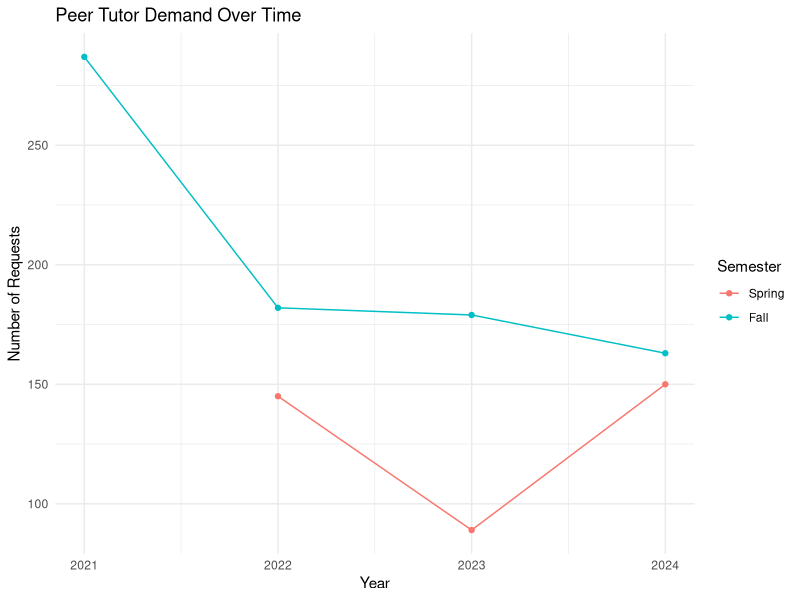
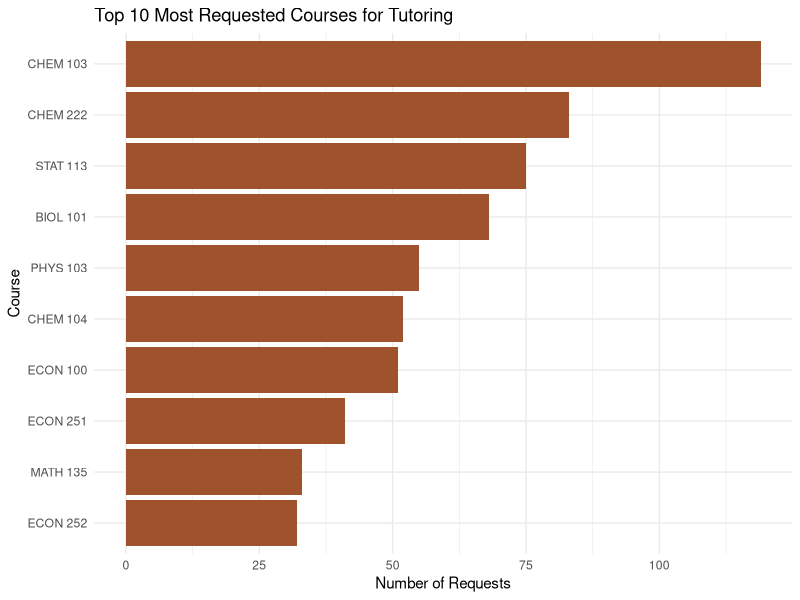
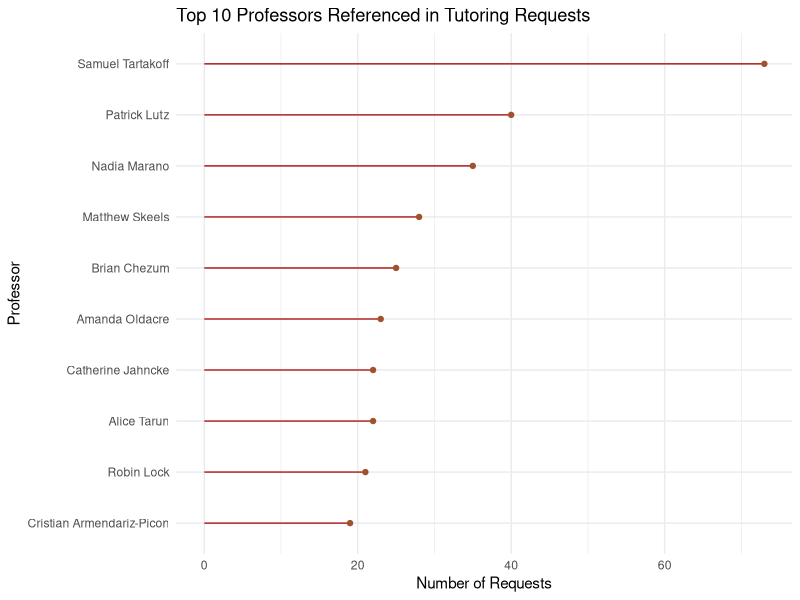

The R source for these figures, in order:
## ---- chunk 1
library(tidyverse)
library(here)
library(stringr)
library(lubridate)
request_df <- read_csv(here("data/PTRequest.csv"), col_names=FALSE)
## ---- chunk 2
request_clean = request_df |>
  rename(
    submission_date = X1,
    student_id = X2,
    subject = X3,
    professor = X4,
    notes = X5,
    semester = X6
  )
## ---- chunk 3
semester_count = request_clean |>
  group_by(semester)|>
  summarise(n=n())|>
  separate(semester, into = c("sem","year"), sep = " ")|>
  mutate(
    year = as.integer(year),
    sem = factor(sem, levels = c("Spring","Fall"))) |>
  arrange(year, sem)|>
  filter(!is.na(sem))


ggplot(semester_count, aes(x= year, y= n, color = sem, group = sem))+
  geom_line()+
  geom_point()+
  labs(
    title = "Peer Tutor Demand Over Time",
    x = "Year",
    y = "Number of Requests",
    color = "Semester") +
  theme_minimal()
## ---- chunk 4
subject_count = request_clean |>
  group_by(subject) |>
  summarise(n = n()) |>
  arrange(desc(n)) |>
  slice(1:10)

ggplot(subject_count, aes(x=reorder(subject,n), y = n))+
  geom_col(fill = "sienna")+
  coord_flip()+
  labs(
    title = "Top 10 Most Requested Courses for Tutoring",
    x = "Course",
    y = "Number of Requests")+
  theme_minimal()
## ---- chunk 5

# For this section I am using functions from 14.2.3 Subsetting Strings and 12.6 Case Study subsections of the book “R for Data Science”, published January 2017.https://r4ds.had.co.nz/index.html. Went throught the common typos that I was able to identify while observing the data.

request_clean2 = request_clean |>
  filter(!is.na(professor)) |>
  mutate(
    professor = stringr::str_to_lower(professor),
    professor = stringr::str_replace(professor, "dr. ", ""),
    professor = stringr::str_replace(professor, "dr . ", ""),
    professor = stringr::str_replace(professor, "prof . ", ""),
    professor = stringr::str_replace(professor, "dr ", ""),
    professor = stringr::str_replace(professor, "professor ", ""),
    professor = stringr::str_replace(professor, "prof ", ""),
    professor = stringr::str_replace(professor, ",", ""),
    professor= stringr::str_to_title(professor),
    professor = stringr::str_replace(professor, "Tartakoff", "Samuel Tartakoff"),
    professor = stringr::str_replace(professor, "Sam Tartakoff", "Samuel Tartakoff"),
    professor = stringr::str_replace(professor, "Tartacoff", "Samuel Tartakoff"),
    professor = stringr::str_replace(professor, "Samuel Samuel Tartakoff", "Samuel Tartakoff"),
    professor = stringr::str_replace(professor, "^Jahncke$", "Catherine Jahncke"),
    professor = stringr::str_replace(professor, "Armendariz-Picon", "Cristian Armendariz-Picon"),
    professor = stringr::str_replace(professor, "Cristian Cristian Armendariz-Picon", "Cristian Armendariz-Picon"),
    professor = stringr::str_replace(professor, "^Marano$", "Nadia Marano"),
    professor = stringr::str_replace(professor, "^Lutz$", "Patrick Lutz"),
    professor = stringr::str_replace(professor, "^Chezum$", "Brian Chezum"),
    professor = stringr::str_replace(professor, "^Oldacre$", "Amanda Oldacre"),
    professor = stringr::str_replace(professor, "^Tarun$", "Alice Tarun"),
    professor = stringr::str_replace(professor, "Patrick Patrick Lutz", "Patrick Lutz"),
    professor = stringr::str_replace(professor, "^Skeels$", "Matthew Skeels"),
    )

# I used 14.3.2 Anchors from the same book to make sure i dont get repeated names in the same string when trying to fix it. 


prof_count = request_clean2 |>
  group_by(professor)|>
  summarise(n=n())|>
  arrange(desc(n)) |>
  slice(1:10)

prof_count


ggplot(prof_count, aes(x = n, y = reorder(professor, n))) +
  geom_segment(aes(x=0, xend = n, yend = professor),
               color = "firebrick")+
  geom_point(color = "sienna")+
  labs(
    title = "Top 10 Professors Referenced in Tutoring Requests",
    x = "Number of Requests",
    y = "Professor")+
  theme_minimal()
  
